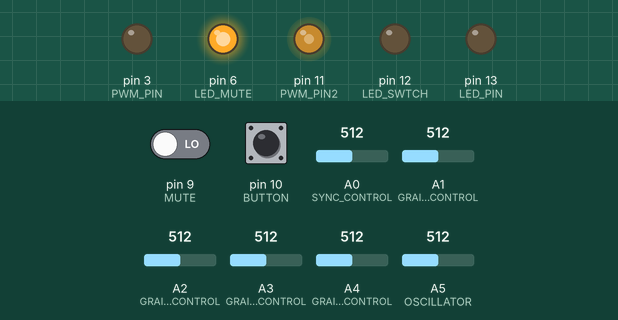
This sketch was run on a simulated Arduino Mega 2560, built with avr-gcc and run on an emulated ATmega2560. Shown: output pins drawn as LEDs (lit = HIGH). Dashed ring = blinking. Inputs (shaded band) come from the test bench; at power-on: pin 9 (MUTE) LOW, A0 (SYNC_CONTROL) = 512, pin 10 (BUTTON) LOW, A1 (GRAIN_FREQ_CONTROL) = 512, A2 (GRAIN_DECAY_CONTROL) = 512, A3 (GRAIN2_DECAY_CONTROL) = 512, A4 (GRAIN2_FREQ_CONTROL) = 512, A5 (OSCILLATOR) = 512.

Above: at 1.2 s.
1.3 s: pin 9 (MUTE) driven HIGH
At 2.16 s:
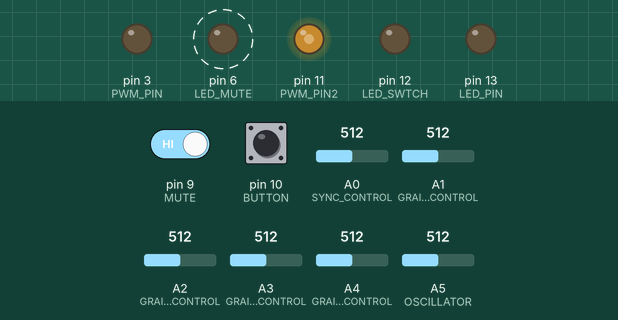
4.3 s: A0 (SYNC_CONTROL) set to 545
At 4.54 s:
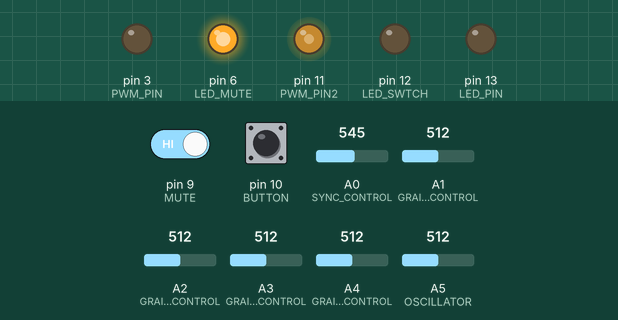
7.3 s: pin 10 (BUTTON) pulled HIGH for 1 s
At 7.84 s:
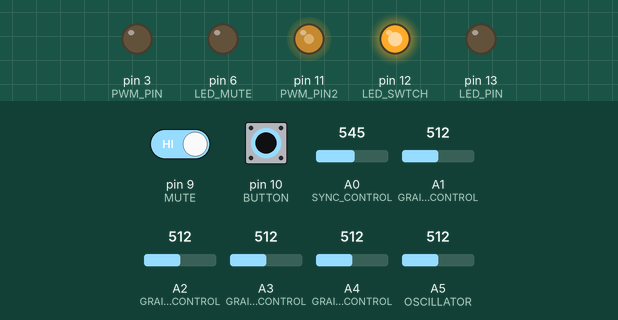
10.3 s: pin 9 (MUTE) driven LOW
At 10.9 s:
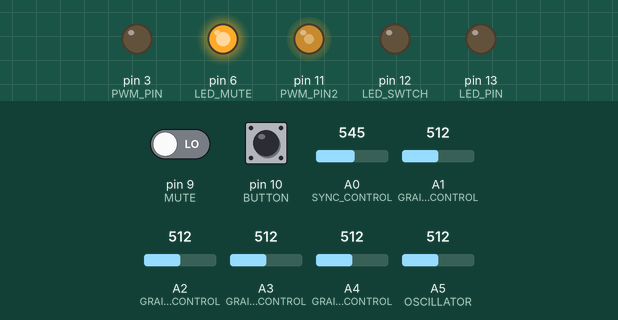
11.8 s: pin 10 (BUTTON) pulled HIGH for 3.2 s
At 12.26 s:
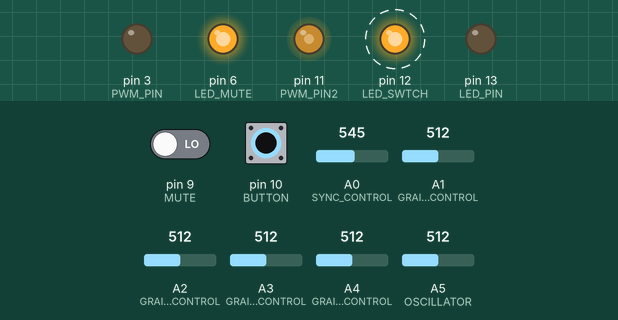
16.5 s: pin 10 (BUTTON) pulled HIGH for 0.15 s
At 17.9 s:
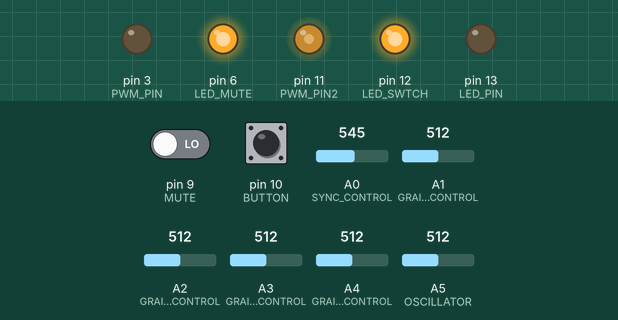
Timing chart, 0 to 19.1 s (numbered marks = the images above; inputs shaded):
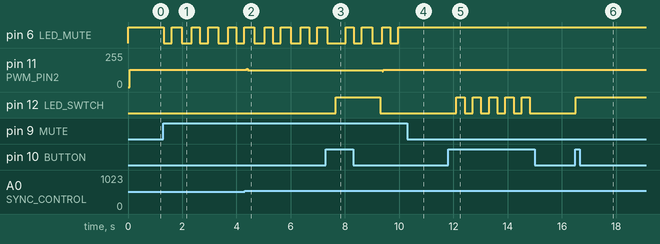

The sketch:

GalAuduino.ino
```cpp
// Auduino, the Lo-Fi granular synthesiser
//
// by Peter Knight, Tinker.it http://tinker.it
// (with some hacks by galactus)
//
// Help:      http://code.google.com/p/tinkerit/wiki/Auduino
// More help: http://groups.google.com/group/auduino
//
// Analog in 0: Grain 1 pitch
// Analog in 1: Grain 2 decay
// Analog in 2: Grain 1 decay
// Analog in 3: Grain 2 pitch
// Analog in 4: Grain repetition frequency
//
// Digital 3: Audio out (Digital 11 on ATmega8)
//
// Changelog:
// 19 Nov 2008: Added support for ATmega8 boards
// 21 Mar 2009: Added support for ATmega328 boards
// 7 Apr 2009: Fixed interrupt vector for ATmega328 boards
// 8 Apr 2009: Added support for ATmega1280 boards (Arduino Mega)

// Added by galactus on November 2011:
// On Arduino UNO the sound is coming out from pin 3 and 11
// A button to mute the whole thing (and a led to signal it)
// A potenziometer to switch from steady state to beat-box state, with different frequencies
//   (the same led as the "mute" one will blink to show the beat speed)
// A button to insert some pauses when the beat-box mode is on (and a led to signal it)
//  the rythm is the following: ..-...-...-..- (. = beat, - = max value)
// The various syncs are borrowed from Dave's auduino (http://blog.lewissykes.info/daves-auduino/)
// Just uncomment the one you like

#include <avr/io.h>
#include <avr/interrupt.h>

uint16_t syncPhaseAcc;
uint16_t syncPhaseInc;
uint16_t grainPhaseAcc;
uint16_t grainPhaseInc;
uint16_t grainAmp;
uint8_t grainDecay;
uint16_t grain2PhaseAcc;
uint16_t grain2PhaseInc;
uint16_t grain2Amp;
uint8_t grain2Decay;

// Map Analogue channels
#define SYNC_CONTROL         (0)//(4)
#define GRAIN_FREQ_CONTROL   (1)//(0)
#define GRAIN_DECAY_CONTROL  (2)//(2)
#define GRAIN2_FREQ_CONTROL  (4)//(3)
#define GRAIN2_DECAY_CONTROL (3)//(1)

// Button to add a rythm when the delay is on
#define BUTTON 10
#define LED_SWTCH 12
int rythm = 0;
int tap = 0;
// Button to oscillate the whole thing
#define MUTE 9
#define LED_MUTE 6
// Pot the set the oscillation frequency
#define OSCILLATOR 5
int oscillatorFreq;

// Debug
#define BAUD 9600

// Changing these will also requires rewriting audioOn()

#if defined(__AVR_ATmega8__)
//
// On old ATmega8 boards.
//    Output is on pin 11
//
#define LED_PIN       13
#define LED_PORT      PORTB
#define LED_BIT       5
#define PWM_PIN       11
#define PWM_PIN2       6
#define PWM_VALUE     OCR2
#define PWM_INTERRUPT TIMER2_OVF_vect
#elif defined(__AVR_ATmega1280__)
//
// On the Arduino Mega
//    Output is on pin 3
//
#define LED_PIN       13
#define LED_PORT      PORTB
#define LED_BIT       7
#define PWM_PIN       3
#define PWM_PIN2      5
#define PWM_VALUE     OCR3C
#define PWM_INTERRUPT TIMER3_OVF_vect
#else
//
// For modern ATmega168 and ATmega328 boards
//    Output is on pin 3
//
#define PWM_PIN       3
#define PWM_PIN2      11
#define PWM_VALUE     OCR2B
#define LED_PIN       13
#define LED_PORT      PORTB
#define LED_BIT       5
#define PWM_INTERRUPT TIMER2_OVF_vect
#endif

// Smooth logarithmic mapping
//
uint16_t antilogTable[] = {
  64830,64132,63441,62757,62081,61413,60751,60097,59449,58809,58176,57549,56929,56316,55709,55109,
  54515,53928,53347,52773,52204,51642,51085,50535,49991,49452,48920,48393,47871,47356,46846,46341,
  45842,45348,44859,44376,43898,43425,42958,42495,42037,41584,41136,40693,40255,39821,39392,38968,
  38548,38133,37722,37316,36914,36516,36123,35734,35349,34968,34591,34219,33850,33486,33125,32768
};
uint16_t mapPhaseInc(uint16_t input) {
  return (antilogTable[input & 0x3f]) >> (input >> 6);
}

// Stepped chromatic mapping
//
uint16_t midiTable[] = {
  17,18,19,20,22,23,24,26,27,29,31,32,34,36,38,41,43,46,48,51,54,58,61,65,69,73,
  77,82,86,92,97,103,109,115,122,129,137,145,154,163,173,183,194,206,218,231,
  244,259,274,291,308,326,346,366,388,411,435,461,489,518,549,581,616,652,691,
  732,776,822,871,923,978,1036,1097,1163,1232,1305,1383,1465,1552,1644,1742,
  1845,1955,2071,2195,2325,2463,2610,2765,2930,3104,3288,3484,3691,3910,4143,
  4389,4650,4927,5220,5530,5859,6207,6577,6968,7382,7821,8286,8779,9301,9854,
  10440,11060,11718,12415,13153,13935,14764,15642,16572,17557,18601,19708,20879,
  22121,23436,24830,26306
};
uint16_t mapMidi(uint16_t input) {
  return (midiTable[(1023-input) >> 3]);
}

// Stepped Pentatonic mapping
//
uint16_t pentatonicTable[54] = {
  0,19,22,26,29,32,38,43,51,58,65,77,86,103,115,129,154,173,206,231,259,308,346,
  411,461,518,616,691,822,923,1036,1232,1383,1644,1845,2071,2463,2765,3288,
  3691,4143,4927,5530,6577,7382,8286,9854,11060,13153,14764,16572,19708,22121,26306
};

uint16_t mapPentatonic(uint16_t input) {
  uint8_t value = (1023-input) / (1024/53);
  return (pentatonicTable[value]);
}

// Lewis added - I've got an Excel spreadsheet with these workings out on my blog...
// Stepped major Diatonic mapping
//
uint16_t majordiatonicTable[76] = {
  0,17,19,22,23,26,29,32,34,38,43,46,51,58,65,69,77,86,92,103,115,129,137,154,173,183,206,231,259,274,308,346,366,
  411,461,518,549,616,691,732,822,923,1036,1097,1232,1383,1465,1644,1845,2071,2195,2463,2765,2930,3288,
  3691,4143,4389,4927,5530,5859,6577,7382,8286,8779,9854,11060,11718,13153,14764,16572,17557,19708,22121,23436,26306
};

uint16_t mapmajorDiatonic(uint16_t input) {
  uint8_t value = (1023-input) / (1024/53);
  return (majordiatonicTable[value]);
}

// Stepped minor Diatonic mapping
//
uint16_t minordiatonicTable[76] = {
  0,17,19,20,23,26,27,31,34,38,41,46,51,54,61,69,77,82,92,103,109,122,137,154,163,183,206,218,244,274,308,326,366,
  411,435,489,549,616,652,732,822,871,978,1097,1232,1305,1465,1644,1742,1955,2195,2463,2610,2930,3288,
  3484,3910,4389,4927,5220,5859,6577,6968,7821,8779,9854,10440,11718,13153,13935,15642,17557,19708,20879,23436,26306
};

uint16_t mapminorDiatonic(uint16_t input) {
  uint8_t value = (1023-input) / (1024/53);
  return (minordiatonicTable[value]);
}

// Stepped major Pentatonic mapping
//
uint16_t majorpentatonicTable[55] = {
  0,17,19,22,26,29,34,38,43,51,58,69,77,86,103,115,137,154,173,206,231,274,308,346,
  411,461,549,616,691,822,923,1097,1232,1383,1644,1845,2195,2463,2765,3288,
  3691,4389,4927,5530,6577,7382,8779,9854,11060,13153,14764,17557,19708,22121,26306
};

uint16_t mapmajorPentatonic(uint16_t input) {
  uint8_t value = (1023-input) / (1024/53);
  return (majorpentatonicTable[value]);
}

// Stepped minor Pentatonic mapping
//
uint16_t minorpentatonicTable[55] = {
  0,17,20,23,26,31,34,41,46,51,61,69,82,92,103,122,137,163,183,206,244,274,326,366,
  411,489,549,652,732,822,978,1097,1305,1465,1644,1955,2195,2610,2930,3288,
  3910,4389,5220,5859,6577,7821,8779,10440,11718,13153,15642,17557,20879,23436,26306
};

uint16_t mapminorPentatonic(uint16_t input) {
  uint8_t value = (1023-input) / (1024/53);
  return (pentatonicTable[value]);
}
// MAPPINGS - END


void audioOn() {
#if defined(__AVR_ATmega8__)
  // ATmega8 has different registers
  TCCR2 = _BV(WGM20) | _BV(COM21) | _BV(CS20);
  TIMSK = _BV(TOIE2);
#elif defined(__AVR_ATmega1280__)
  TCCR3A = _BV(COM3C1) | _BV(WGM30);
  TCCR3B = _BV(CS30);
  TIMSK3 = _BV(TOIE3);
#else
  // Set up PWM to 31.25kHz, phase accurate
  TCCR2A = _BV(COM2A0) | _BV(COM2B1) | _BV(WGM20);
  TCCR2B = _BV(CS20);
  TIMSK2 = _BV(TOIE2);
#endif
}


void setup() {
  // Setup the signaling led
  pinMode(LED_SWTCH, OUTPUT);
  pinMode(LED_MUTE, OUTPUT);
  // Setup the button
  pinMode(BUTTON, INPUT);
  pinMode(MUTE, INPUT);

  pinMode(PWM_PIN,OUTPUT);
  pinMode(PWM_PIN2,OUTPUT);
  audioOn();
  pinMode(LED_PIN,OUTPUT);

  digitalWrite(LED_MUTE, HIGH);

  // Setup the serial port
  //Serial.begin(BAUD);
}

int oldButton = LOW;
int nowButton = LOW;

int oldMute = LOW;
int nowMute = LOW;
int oscillate = 0;
int beat = 0;
int mute = 1;

void loop() {
  // The loop is pretty simple - it just updates the parameters for the oscillators.
  //
  // Avoid using any functions that make extensive use of interrupts, or turn interrupts off.
  // They will cause clicks and poops in the audio.

  // Mute
  nowMute = digitalRead(MUTE);

   // Anti-bouncing, anti-interferences step
   if(nowMute == HIGH &&
   oldMute == LOW)
   {
     delay(10);
   }

   if (nowMute == HIGH &&
    oldMute == HIGH)
   {
     // The button has been pressed
     if (oscillate == 0) {
       oscillate = 1;
       mute = 0;
       digitalWrite(LED_MUTE, LOW);
     }
     else {
       oscillate = 0;
       mute = 1;
       digitalWrite(LED_MUTE, HIGH);
     }
     delay(300);
   }
   oldMute = nowMute;

  // Switch implementation
  nowButton = digitalRead(BUTTON);

   // Anti-bouncing, anti-interferences step
   if(nowButton == HIGH &&
   oldButton == LOW)
   {
   delay(10);
   }

   if (nowButton == HIGH &&
    oldButton == HIGH)
   {
     if (rythm == 0){
       rythm = 1;
       tap = 0;
       digitalWrite(LED_SWTCH, HIGH);
     }
     else{
       rythm = 0;
       tap = 0;
       digitalWrite(LED_SWTCH, LOW);
     }
     delay(300);
   }
   oldButton = nowButton;

  // Oscillate
  if (oscillate == 1 && oscillatorFreq != 0) {
    if (beat == 0) {
      beat = 1;
      digitalWrite(LED_MUTE, HIGH);
    }
    else{
      beat = 0;
      if (rythm == 1){
        tap = tap + 1;
        if (tap == 14){
          tap = 0;
        }
      }
      digitalWrite(LED_MUTE, LOW);
    }
    if (rythm == 1){
      if(tap == 2 || tap == 6 || tap == 10 || tap == 13){
        digitalWrite(LED_SWTCH, LOW);
      }
      else{digitalWrite(LED_SWTCH, HIGH);}
    }
    delay(oscillatorFreq);
  }

  syncPhaseInc = mapminorPentatonic(analogRead(SYNC_CONTROL));
  // Rythm!
  if(tap == 2 || tap == 6 || tap == 10 || tap == 13){
    syncPhaseInc = 1023;
  }
  //syncPhaseInc = mapmajorPentatonic(analogRead(SYNC_CONTROL));
  //syncPhaseInc = mapminorDiatonic(analogRead(SYNC_CONTROL));
  //syncPhaseInc = mapmajorDiatonic(analogRead(SYNC_CONTROL));
  //syncPhaseInc = mapMidi(analogRead(SYNC_CONTROL));
  //syncPhaseInc = mapPhaseInc(analogRead(SYNC_CONTROL)) / 4;

  grainPhaseInc  = mapPhaseInc(analogRead(GRAIN_FREQ_CONTROL)) / 2;
  grainDecay     = analogRead(GRAIN_DECAY_CONTROL) / 8;
  grain2PhaseInc = mapPhaseInc(analogRead(GRAIN2_FREQ_CONTROL)) / 2;
  grain2Decay    = analogRead(GRAIN2_DECAY_CONTROL) / 4;

  oscillatorFreq = analogRead(OSCILLATOR) / 8;
  if (oscillatorFreq > 24){
    oscillatorFreq += 5;
    if (oscillatorFreq > 165){
      oscillatorFreq = 165;
    }
  }
  else{
    oscillatorFreq = 0;
    beat = 0;
    if (mute == 0){
      digitalWrite(LED_MUTE, LOW);
    }

  }
}

SIGNAL(PWM_INTERRUPT)
{
  uint8_t value;
  uint16_t output;

  syncPhaseAcc += syncPhaseInc;
  if (syncPhaseAcc < syncPhaseInc) {
    // Time to start the next grain
    grainPhaseAcc = 0;
    grainAmp = 0x7fff;
    grain2PhaseAcc = 0;
    grain2Amp = 0x7fff;
    LED_PORT ^= 1 << LED_BIT; // Faster than using digitalWrite
  }

  // Increment the phase of the grain oscillators
  grainPhaseAcc += grainPhaseInc;
  grain2PhaseAcc += grain2PhaseInc;

  // Convert phase into a triangle wave
  value = (grainPhaseAcc >> 7) & 0xff;
  if (grainPhaseAcc & 0x8000) value = ~value;
  // Multiply by current grain amplitude to get sample
  output = value * (grainAmp >> 8);

  // Repeat for second grain
  value = (grain2PhaseAcc >> 7) & 0xff;
  if (grain2PhaseAcc & 0x8000) value = ~value;
  output += value * (grain2Amp >> 8);

  // Make the grain amplitudes decay by a factor every sample (exponential decay)
  grainAmp -= (grainAmp >> 8) * grainDecay;
  grain2Amp -= (grain2Amp >> 8) * grain2Decay;

  // Scale output to the available range, clipping if necessary
  output >>= 9;
  if (output > 255) output = 255;

  // Do nothing if we are in the mute state or making the beat box
  if (mute == 1 || beat ==1){
    return;
  }

  // Output to PWM (this is faster than using analogWrite)
  PWM_VALUE = output;
}
```

Measured:
- the behaviour switches between 529 and 530 on A0 (SYNC_CONTROL) (found by bisection; images 1 and 2)
- after the input at 1.3 s, pin 6 (LED_MUTE): alternates HIGH for 0.34 s and LOW for 0.30 s, starting at once
- after the input at 4.3 s, pin 11 (PWM_PIN2): 130/255 → 126/255 after 0.08 s
- after the input at 7.3 s, pin 11 (PWM_PIN2): 126/255 → 130/255 after 2.1 s; pin 12 (LED_SWTCH): LOW → HIGH after 0.36 s, → LOW 1.6 s later
- after the input at 10.3 s, pin 6 (LED_MUTE): stops changing and stays HIGH; pin 12 (LED_SWTCH): stays LOW (without the input it goes to HIGH after 0.34 s)
- after the input at 11.8 s, pin 12 (LED_SWTCH): alternates HIGH for 0.30 s and LOW for 0.30 s, 10 changes in all, then stays LOW, starting after 0.31 s
- after the input at 16.5 s, pin 12 (LED_SWTCH): LOW → HIGH at once
